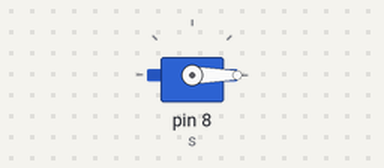
Simulated run of this sketch. Board: Arduino Uno, built with avr-gcc and run on an emulated ATmega328P. On the bench: servo.

Above: at 0.1 s.
At 1.1 s:
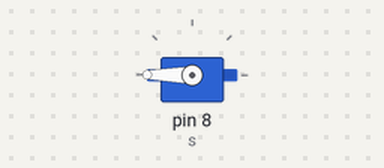
Timing chart, 0 to 2.6 s (numbered marks = the images above):
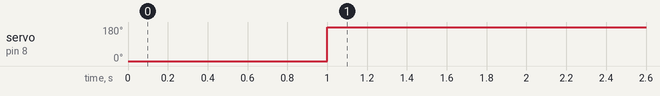

Measured:
- by itself, servo on pin 8 (s): 0° → 180° at 1.0 s

The sketch:

FifthServoBasic.ino
```cpp
#include <Servo.h>

Servo s;

bool done = false;

void setup() {
  s.attach(8);
}

void loop() {

  if (!done) {

    s.write(0);
    delay(1000);

    s.write(180);
    delay(1000);

    done = true; // freeze after first run
  }

}
```
